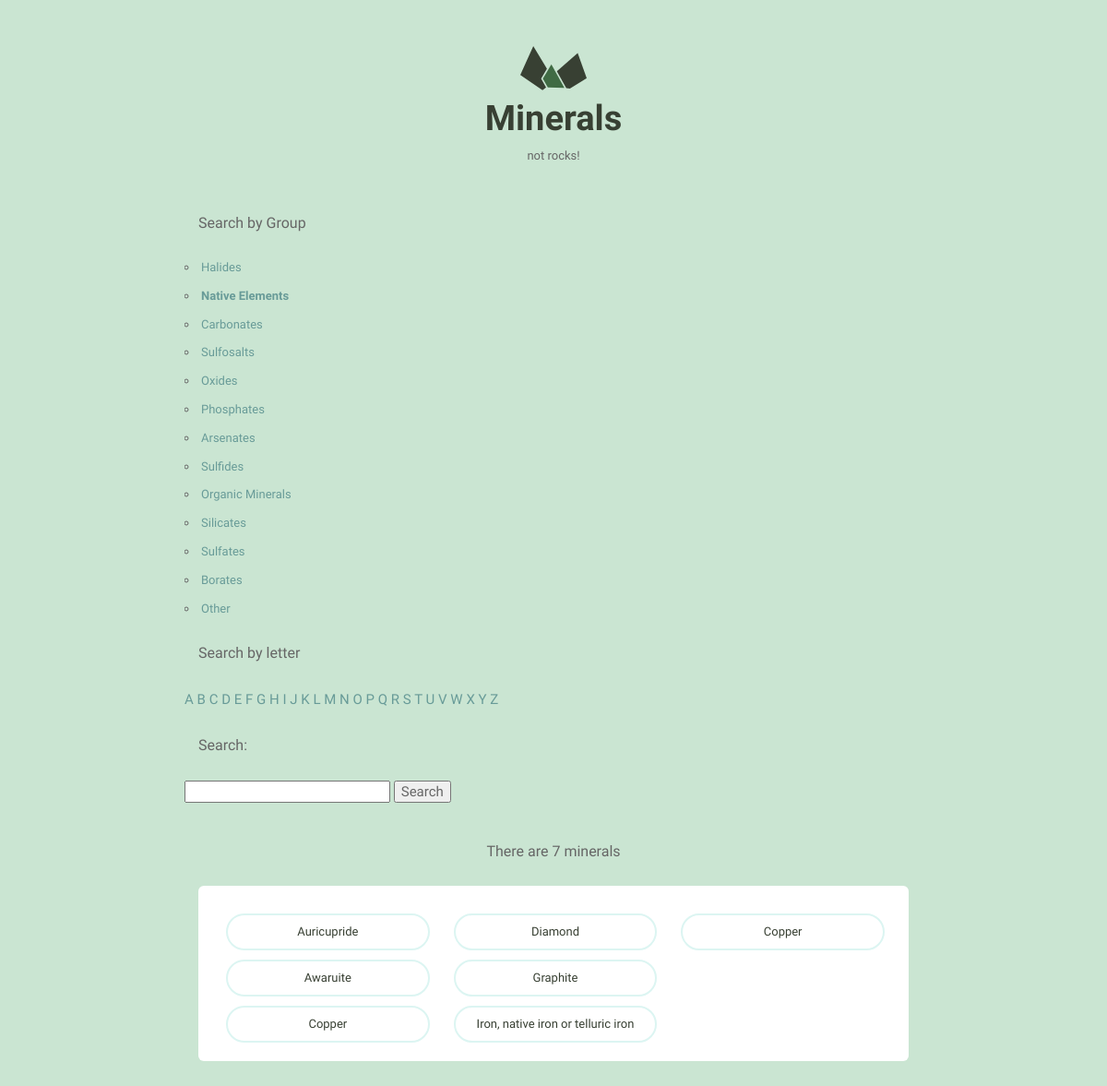
Screenshot of /group/Native Elements/ with the database file from the repository.
### info/models.py (models this page shows, shortened)
class Mineral(models.Model):
    name = models.CharField(max_length=200)
    image_filename = models.CharField(max_length=200)
    image_caption = models.CharField(max_length=200)
    category = models.CharField(max_length=200)
    formula = models.CharField(max_length=200)
    strunz_classification = models.CharField(max_length=200)
    color = models.CharField(max_length=200)
    crystal_system = models.CharField(max_length=200)
    unit_cell = models.CharField(max_length=200)
    crystal_symmetry = models.CharField(max_length=200)
    cleavage = models.CharField(max_length=200)
    mohs_scale_hardness = models.CharField(max_length=200)
    luster = models.CharField(max_length=200)
    streak = models.CharField(max_length=200)
    diaphaneity = models.CharField(max_length=200)
    optical_properties = models.CharField(max_length=200)
    refractive_index = models.CharField(max_length=200)
    crystal_habit = models.CharField(max_length=200)
    specific_gravity = models.CharField(max_length=200)
    group = models.CharField(max_length=200, blank=True, default='')

### info/views.py (the view)
# urls.py: path('group/<group_name>/', views.search_by_group, name='group'),
def search_by_group(request, group_name):
    all_minerals = Mineral.objects.all()
    groups = {mineral.group for mineral in all_minerals}
    minerals = all_minerals.filter(group__icontains=group_name)
    print("GROUPS: ", groups)
    return render(request, 'minerals/groups.html',
                  {
                      'all_minerals': all_minerals,
                      'groups': groups,
                      'minerals': minerals,
                      'group_name': group_name,
                      'alphabet': alphabet,
                  })

### templates/minerals/groups.html
{% extends 'minerals/layout.html' %}
{% block content %}
<p class="text-centered">There are {{ minerals|length }} minerals</p>
    <div class="grid-100">
        <ul class="minerals__container">
            {% for mineral in minerals %}
            <li class="minerals__item">
                <a class="minerals__anchor" href="{% url 'detail' pk=mineral.pk %}"> {{ mineral.name }}</a>
            </li>
            {% endfor %}
        </ul>
    </div>
{% endblock %}

### templates/minerals/layout.html (shortened to what this page needs)
<!DOCTYPE html>
<html lang="en">
<head>
    {% load static from staticfiles %}
    {% block static %}
    <link href="{% static 'css/global.css' %}" rel='stylesheet' type='text/css'>
</head>
<div class="bounds">
    <div class="grid-100">
            <h1 class="logo__name text-centered"> Minerals</h1>
        <p class="logo__text text-centered">not rocks!</p>
    </div>
    <body>
    <div class="left__nav">
        <p class='grid-100'>Search by Group</p>
    <ul>
        {% for group in groups %}
          <li {% if group_name == group %} style="font-weight:bolder;" {% endif %}>
              {% if group %} <a href="{% url 'group' group_name=group %}">{{ group }}</a></li>{% endif %}
     {% endfor %}
    </ul>
    </div>
    <div class="left__nav">
        <p class='grid-100'>Search by letter</p>
            {% for character in alphabet %}
             <span class="browse__text"{% if character == letter %} style="font-weight: bolder;"{% endif %}>
            {% if character %} <a href="{% url 'letter' letter=character %}">{{ character }}</a> {% endif %}
            </span>
            {% endfor %}
    </div>
      <div class="left__nav">
    <p class="grid-100">Search: </p>
    <form action="{% url 'keyword' %}" method="GET">
		  <ul>
			  <input type="search" name="q">
			  <input type="submit" value="Search">
		  </ul>
	  </form>
  </div>
    {% block content %}
    {% endblock content %}
    </div>
</body>
{% endblock static %}
</html>

### static/css/global.css (style rules this page uses)
html { font-family: sans-serif; -ms-text-size-adjust: 100%; -webkit-text-size-adjust: 100%; }
body { margin: 0; }
a { background-color: transparent; }
h1 { font-size: 2em; margin: 0.67em 0; }
svg:not(:root) { overflow: hidden; }
input { color: inherit; font: inherit; margin: 0; }
input[type="reset"], input[type="submit"] { -webkit-appearance: button; cursor: pointer; }
input { line-height: normal; }
input[type="search"] { -webkit-appearance: textfield; -moz-box-sizing: content-box; -webkit-box-sizing: content-box; box-sizing: content-box; }
html { font-size: 62.5%; }
body { background-color: #CAE5D2; font-size: 1.5em; line-height: 1.6; font-weight: 400; font-family: "Cousine"; color: #666; }
.bounds { max-width: 800px; margin: 0 auto; padding: 50px 0 150px; overflow: hidden; }
.grid, .grid-5, .grid-10, .grid-15, .grid-20, .grid-25, .grid-30, .grid-33, .grid-35, .grid-40, .grid-45, .grid-50, .grid-55, .grid-60, .grid-65, .grid-66, .grid-70, .grid-75, .grid-80, .grid-90, .grid-95, .grid-100 { float: left; box-sizing: border-box; position: relative; }
.grid-100 { width: 100%; padding: 0 15px; }
h1, h2, h3, h4, h5, h6 { margin-top: 0; margin-bottom: 2rem; font-weight: bold; font-family: "Work Sans", sans-serif; color: #384033; }
h1 { font-size: 3.8rem; }
@media (min-width: 550px) { h1 { font-size: 3.8rem; } }
p { margin-top: 0; font-size: 1.6rem; }
a { color: #689b98; text-decoration: none; -webkit-transition: color 0.2s; -moz-transition: color 0.2s; -ms-transition: color 0.2s; -o-transition: color 0.2s; transition: color 0.2s; }
ul { list-style: circle inside; padding-left: 0; margin-top: 0; }
li { margin-bottom: 1rem; font-size: 1.3rem; }
input { margin-bottom: 1.5rem; }
table, p, ul { margin-bottom: 2.5rem; }
.text-centered { text-align: center; }
.logo { display: block; fill: #384033; position: relative; margin: 0 auto; width: 72px; }
.logo__name { margin-bottom: 0; }
.logo__text { margin-bottom: 50px; font-size: 13px; }
.minerals__container { background-color: #fff; border-radius: 6px; list-style: none; padding: 30px 30px 20px 30px; -webkit-column-gap: 30px; -moz-column-gap: 30px; column-gap: 30px; }
@media (min-width: 640px) { .minerals__container { -webkit-column-count: 3; -moz-column-count: 3; column-count: 3; } }
.minerals__anchor { border: solid 2px #DCF5F2; border-radius: 100px; color: #384033; display: block; font-size: 13px; text-align: center; padding: 8px 0 7px 0; width: 100%; transition: background-color 200ms ease-in-out, font-weight 200ms ease-in-out, color 200ms ease-in-out; }

### rows the page displays
Mineral: groups "Halides"
Mineral: groups "Native Elements", name "Auricupride"
Mineral: groups "Carbonates"
Mineral: groups "Sulfosalts"
Mineral: groups "Oxides"
Mineral: groups "Phosphates"
Mineral: groups "Arsenates"
Mineral: groups "Sulfides"
Mineral: groups "Organic Minerals"
Mineral: groups "Silicates"
Mineral: groups "Sulfates"
Mineral: groups "Borates"
Mineral: groups "Other"
Mineral: name "Awaruite"
Mineral: name "Copper"
Mineral: name "Diamond"
Mineral: name "Graphite"
Mineral: name "Iron, native iron or telluric iron"
Mineral: name "Copper"

### other values shown
{{ character }} "A" "B" "C" "D" "E" "F" "G" "H" "I" "J" "K" "L" "M" "N" "O" "P" "Q" "R" "S" "T" "U" "V" "W" "X" "Y" "Z"
{{ minerals|length }} "7"
